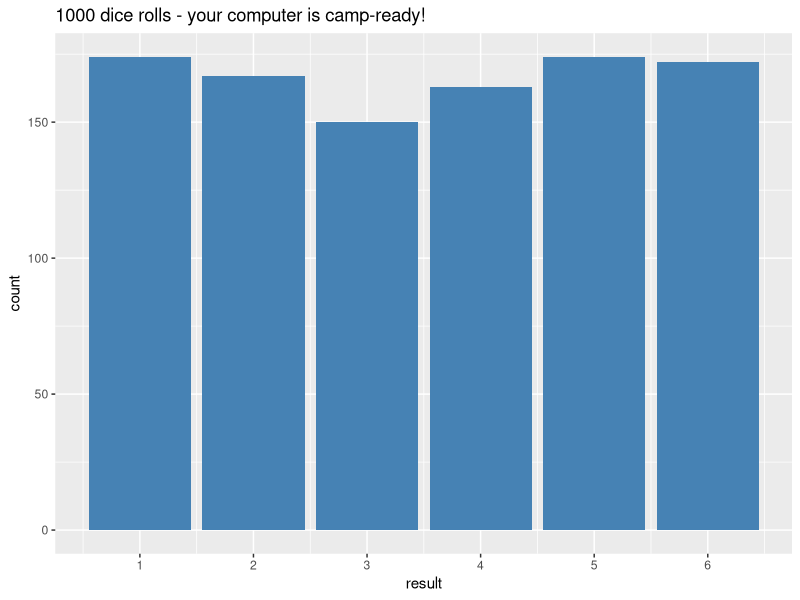

Write the R code that produced this figure.
# ============================================================
# test_setup.R - run me to check your computer is camp-ready!
# In RStudio: open this file and click "Source" (top right).
# ============================================================

cat("Checking your setup...\n\n")

# 1. R version
r_ok <- getRversion() >= "4.0.0"
cat(if (r_ok) "[OK]  " else "[!!]  ", "R version: ", as.character(getRversion()),
    if (!r_ok) "  -> please install a newer R from cran.r-project.org" else "", "\n", sep = "")

# 2. packages
packages <- c("ggplot2", "rmarkdown", "knitr")
package_ok <- vapply(packages, requireNamespace, logical(1), quietly = TRUE)

for (pkg in packages) {
  ok <- package_ok[[pkg]]
  cat(if (ok) "[OK]  " else "[!!]  ", pkg, " package",
      if (!ok) '  -> run: install.packages(c("ggplot2", "rmarkdown", "knitr"))' else "",
      "\n", sep = "")
}

# 3. A tiny simulation + plot
if (package_ok[["ggplot2"]]) {
  library(ggplot2)
  rolls <- sample(1:6, 1000, replace = TRUE)
  print(
    ggplot(data.frame(rolls), aes(x = rolls)) +
      geom_bar(fill = "steelblue") +
      scale_x_continuous(breaks = 1:6) +
      labs(title = "1000 dice rolls - your computer is camp-ready!",
           x = "result", y = "count")
  )
  cat("[OK]  simulation + plot (check the Plots panel!)\n")
}

if (r_ok && all(package_ok)) {
  cat("\nPERFECT! You are ready for the camp. See you at RIKEN!\n")
} else {
  cat("\nSomething needs fixing - see setup/setup_guide.md or email us.\n")
}
